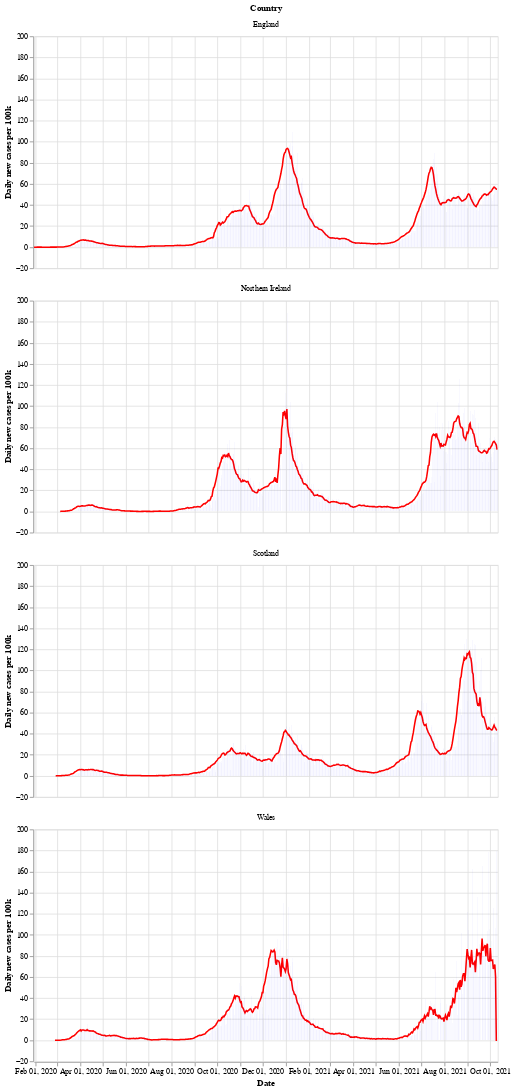

The notebook cell this image was saved under:
### Markdown cell above
Next is a bar chart of the number of new cases in each country (per 100k population), with the 7 day moving average of cases. Again we see that Wales saw a longer period of raising and falling cases compared to the other countries.

After a period of cases falling, each nation is now seeing a rise in the number of cases - especially in Wales.

### Code cell
# collapse
bars = alt.Chart(uk_cases).mark_bar().encode(
    x=alt.X("yearmonthdate(date):T", axis=alt.Axis(title='Date')),
    y=alt.Y("newCasesRate:Q", axis=alt.Axis(title='Daily new cases per 100k')),
    tooltip='newCasesRate',
    color=alt.condition(
        alt.datum.dailyChange > 0,
        alt.value("orange"),  # The positive color
        alt.value("blue")  # The negative color
    )
).properties(title='New cases per 100k population with rolling 7 day average', width=600).interactive()
line = alt.Chart(uk_cases).mark_line(
    color='red',
    size=2,
).transform_window(
    rolling_mean='mean(newCasesRate)',
    frame=[0, 7],
    groupby=['areaName']
).encode(
    x='yearmonthdate(date):T',
    y='rolling_mean:Q'
)
alt.layer(line, bars, data=uk_cases).facet(alt.Row('areaName', title='Country'), columns=1)

### Figure 1 — Vega-Lite specification as saved in the notebook (floating-point values rounded to 4 significant figures; data arrays with more than 128 entries replaced by an {"elided": "..."} marker saying what was removed)
{"config": {"view": {"continuousWidth": 400, "continuousHeight": 300}}, "data": {"name": "data-59fd526ac905a7e1bfa3d98121afe312"}, "facet": {"type": "nominal", "field": "areaName", "title": "Country"}, "spec": {"layer": [{"mark": {"type": "line", "color": "red", "size": 2}, "encoding": {"x": {"type": "temporal", "field": "date", "timeUnit": "yearmonthdate"}, "y": {"type": "quantitative", "field": "rolling_mean"}}, "transform": [{"window": [{"op": "mean", "field": "newCasesRate", "as": "rolling_mean"}], "frame": [0, 7], "groupby": ["areaName"]}]}, {"mark": "bar", "encoding": {"color": {"condition": {"value": "orange", "test": "(datum.dailyChange > 0)"}, "value": "blue"}, "tooltip": {"type": "quantitative", "field": "newCasesRate"}, "x": {"type": "temporal", "axis": {"title": "Date"}, "field": "date", "timeUnit": "yearmonthdate"}, "y": {"type": "quantitative", "axis": {"title": "Daily new cases per 100k"}, "field": "newCasesRate"}}, "selection": {"selector002": {"type": "interval", "bind": "scales", "encodings": ["x", "y"]}}, "title": "New cases per 100k population with rolling 7 day average", "width": 600}]}, "columns": 1, "$schema": "https://vega.github.io/schema/vega-lite/v4.8.1.json", "datasets": {"data-59fd526ac905a7e1bfa3d98121afe312": {"elided": "2388 records"}}}
